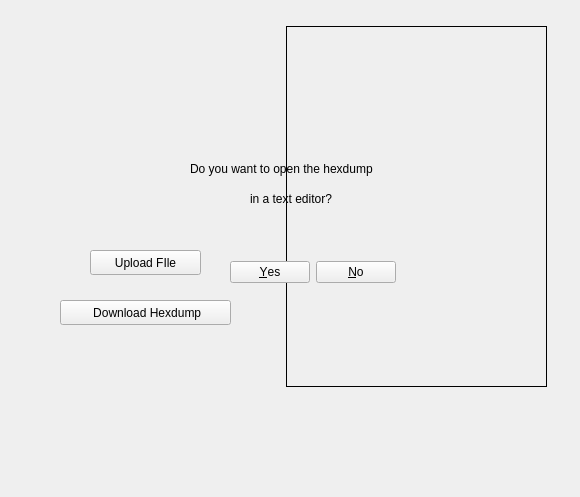
<?xml version="1.0" encoding="UTF-8"?>
<ui version="4.0">
 <class>Form</class>
 <widget class="QWidget" name="Form">
  <property name="geometry">
   <rect>
    <x>0</x>
    <y>0</y>
    <width>580</width>
    <height>497</height>
   </rect>
  </property>
  <property name="windowTitle">
   <string>Form</string>
  </property>
  <widget class="QPushButton" name="downloadButton">
   <property name="geometry">
    <rect>
     <x>60</x>
     <y>300</y>
     <width>171</width>
     <height>25</height>
    </rect>
   </property>
   <property name="text">
    <string> Download Hexdump</string>
   </property>
  </widget>
  <widget class="QPushButton" name="uploadButton">
   <property name="geometry">
    <rect>
     <x>90</x>
     <y>250</y>
     <width>111</width>
     <height>25</height>
    </rect>
   </property>
   <property name="text">
    <string>Upload FIle</string>
   </property>
  </widget>
  <widget class="QLabel" name="label">
   <property name="geometry">
    <rect>
     <x>286</x>
     <y>26</y>
     <width>261</width>
     <height>361</height>
    </rect>
   </property>
   <property name="frameShape">
    <enum>QFrame::Box</enum>
   </property>
   <property name="text">
    <string/>
   </property>
  </widget>
  <widget class="QStackedWidget" name="stackedWidget">
   <property name="geometry">
    <rect>
     <x>140</x>
     <y>100</y>
     <width>341</width>
     <height>231</height>
    </rect>
   </property>
   <widget class="QWidget" name="page">
    <widget class="QDialogButtonBox" name="buttonBox">
     <property name="geometry">
      <rect>
       <x>90</x>
       <y>160</y>
       <width>166</width>
       <height>25</height>
      </rect>
     </property>
     <property name="standardButtons">
      <set>QDialogButtonBox::No|QDialogButtonBox::Yes</set>
     </property>
    </widget>
    <widget class="QLabel" name="label_2">
     <property name="geometry">
      <rect>
       <x>50</x>
       <y>60</y>
       <width>241</width>
       <height>17</height>
      </rect>
     </property>
     <property name="text">
      <string>Do you want to open the hexdump </string>
     </property>
    </widget>
    <widget class="QLabel" name="label_3">
     <property name="geometry">
      <rect>
       <x>110</x>
       <y>90</y>
       <width>111</width>
       <height>17</height>
      </rect>
     </property>
     <property name="text">
      <string>in a text editor?</string>
     </property>
    </widget>
   </widget>
   <widget class="QWidget" name="page_2"/>
  </widget>
 </widget>
 <resources/>
 <connections/>
</ui>
